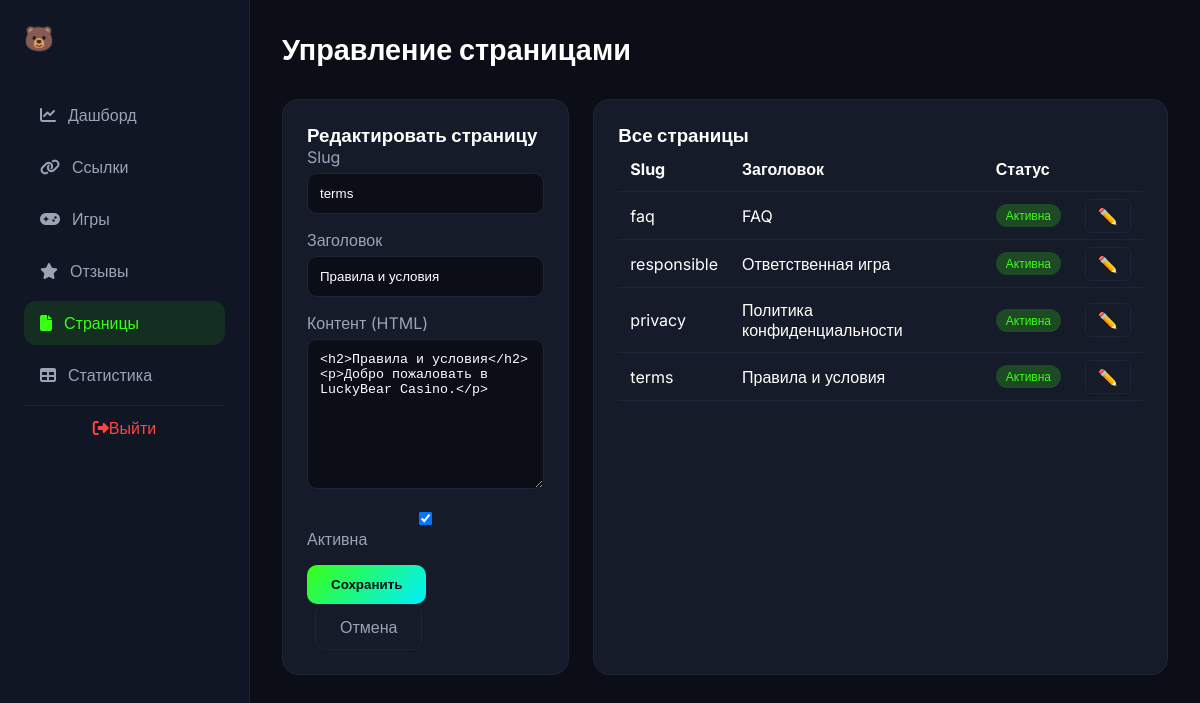
The app's page /admin/pages.php?edit=1 (signed in) with its own data.
### tables this page shows
CREATE TABLE pages (
    id INT AUTO_INCREMENT PRIMARY KEY,
    slug VARCHAR(50) NOT NULL UNIQUE,
    title VARCHAR(255) NOT NULL,
    content TEXT,
    is_active TINYINT(1) DEFAULT 1,
    created_at TIMESTAMP DEFAULT CURRENT_TIMESTAMP,
    updated_at TIMESTAMP DEFAULT CURRENT_TIMESTAMP ON UPDATE CURRENT_TIMESTAMP
);

### admin/pages.php (the view, shortened to what this page needs)
<?php
$db = getDB(); $message = '';
$pages = $db->query("SELECT * FROM pages ORDER BY id DESC")->fetchAll();
$edit = null;
if (isset($_GET['edit'])) { $stmt = $db->prepare("SELECT * FROM pages WHERE id=?"); $stmt->execute([$_GET['edit']]); $edit = $stmt->fetch(); }
?>
<!DOCTYPE html>
<html lang="ru">
<head>
    <link rel="stylesheet" href="https://cdnjs.cloudflare.com/ajax/libs/font-awesome/6.4.0/css/all.min.css">
</head>
<body>
    <aside class="sidebar">
        <div class="sidebar-logo">🐻</div>
        <ul class="sidebar-nav">
            <li><a href="dashboard.php"><i class="fas fa-chart-line"></i>Дашборд</a></li>
            <li><a href="links.php"><i class="fas fa-link"></i>Ссылки</a></li>
            <li><a href="games.php"><i class="fas fa-gamepad"></i>Игры</a></li>
            <li><a href="reviews.php"><i class="fas fa-star"></i>Отзывы</a></li>
            <li><a href="pages.php" class="active"><i class="fas fa-file"></i>Страницы</a></li>
            <li><a href="stats.php"><i class="fas fa-table"></i>Статистика</a></li>
        </ul>
        <a href="logout.php" class="sidebar-logout"><i class="fas fa-sign-out-alt"></i>Выйти</a>
    </aside>
    <main class="main-content">
        <h1 class="page-title">Управление страницами</h1>
        <div class="content-grid">
            <div class="form-card">
                <h3><?=$edit?'Редактировать':'Добавить'?> страницу</h3>
                <form method="POST">
                    <div class="form-group"><label>Slug</label><input type="text" name="slug" value="<?=$edit['slug']??''?>" <?=$edit?'readonly':''?> required></div>
                    <div class="form-group"><label>Заголовок</label><input type="text" name="title" value="<?=$edit['title']??''?>" required></div>
                    <div class="form-group"><label>Контент (HTML)</label><textarea name="content"><?=$edit['content']??''?></textarea></div>
                    <div class="form-group"><label><input type="checkbox" name="is_active" <?=($edit['is_active']??1)?'checked':''?>> Активна</label></div>
                    <button type="submit" class="btn-save">Сохранить</button>
                    <?php if($edit):?><a href="pages.php" class="btn-cancel">Отмена</a><?php endif;?>
                </form>
            </div>
            <div class="list-card">
                <h3>Все страницы</h3>
                <table>
                    <thead><tr><th>Slug</th><th>Заголовок</th><th>Статус</th><th></th></tr></thead>
                    <tbody>
                        <?php foreach($pages as $p):?>
                        <tr>
                            <td><?=$p['slug']?></td><td><?=htmlspecialchars($p['title'])?></td>
                            <td><span class="badge badge-active"><?=$p['is_active']?'Активна':'Скрыта'?></span></td>
                            <td><a href="?edit=<?=$p['id']?>" class="btn-action">✏️</a></td>
                        </tr>
                        <?php endforeach;?>
                    </tbody>
                </table>
            </div>
        </div>
    </main>
</body>
</html>

### admin/pages.php (style rules this page uses)
* { margin:0;padding:0;box-sizing:border-box }
body { font-family:'Inter',sans-serif;background:#0B0E17;color:#FFF;display:flex;min-height:100vh }
.sidebar { width:250px;background:#111624;border-right:1px solid #1E2538;padding:24px;position:fixed;height:100vh }
.sidebar-logo { font-size:1.5rem;font-weight:700;margin-bottom:40px;color:#39FF14 }
.sidebar-nav { list-style:none }
.sidebar-nav li { margin-bottom:8px }
.sidebar-nav a { display:flex;align-items:center;gap:12px;padding:12px 16px;color:#9BA3B5;text-decoration:none;border-radius:12px }
.sidebar-nav a:hover,.sidebar-nav a.active { background:rgba(57,255,20,0.1);color:#39FF14 }
.sidebar-logout { display:block;padding:12px;text-align:center;color:#ff4444;text-decoration:none;border-top:1px solid #1E2538;margin-top:auto }
.main-content { margin-left:250px;flex:1;padding:32px }
.page-title { font-size:1.8rem;font-weight:700;margin-bottom:32px }
.content-grid { display:grid;grid-template-columns:1fr 2fr;gap:24px }
.form-card,.list-card { background:#161B29;border:1px solid #1E2538;border-radius:16px;padding:24px }
.form-group { margin-bottom:16px }
.form-group label { display:block;color:#9BA3B5;margin-bottom:6px }
.form-group input,.form-group textarea { width:100%;padding:12px;background:#0B0E17;border:1px solid #1E2538;border-radius:10px;color:#FFF }
.form-group textarea { resize:vertical;min-height:150px }
.btn-save { padding:12px 24px;background:linear-gradient(135deg,#39FF14,#00F0FF);border:none;border-radius:10px;color:#0B0E17;font-weight:700;cursor:pointer }
.btn-cancel { padding:12px 24px;background:transparent;border:1px solid #1E2538;border-radius:10px;color:#9BA3B5;cursor:pointer;margin-left:8px;text-decoration:none;display:inline-block }
table { width:100%;border-collapse:collapse }
th,td { padding:12px;text-align:left;border-bottom:1px solid #1E2538 }
.btn-action { padding:6px 12px;border:1px solid #1E2538;border-radius:6px;color:#9BA3B5;text-decoration:none }
.badge { display:inline-block;padding:4px 10px;border-radius:20px;font-size:.75rem }
.badge-active { background:rgba(57,255,20,0.2);color:#39FF14 }

### records on screen
pages: slug "terms", title "Правила и условия", content "<h2>Правила и условия</h2><p>Добро пожаловать в LuckyBear Casino.</p>", is_active "☑", shows "Активна"
pages: slug "faq", title "FAQ", is_active "Активна"
pages: slug "responsible", title "Ответственная игра", is_active "Активна"
pages: slug "privacy", title "Политика конфиденциальности", is_active "Активна"
